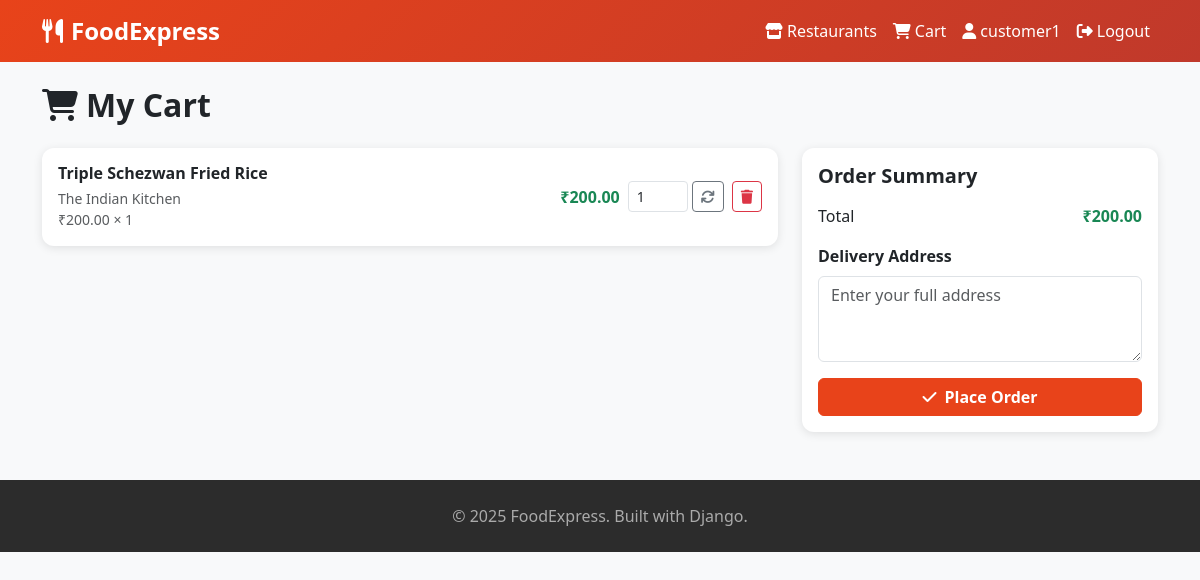
The page /orders/cart/ (signed in) on the database its author committed.
### orders/models.py (models this page shows)
class CartItem(models.Model):
    cart = models.ForeignKey(Cart, on_delete=models.CASCADE, related_name='cart_items')
    food_item = models.ForeignKey(FoodItem, on_delete=models.CASCADE)
    quantity = models.PositiveIntegerField(default=1)
    def get_subtotal(self):
        return self.food_item.price * self.quantity

class Cart(models.Model):
    user = models.OneToOneField(User, on_delete=models.CASCADE)
    created_at = models.DateTimeField(auto_now_add=True)
    def get_total(self):
        return sum(item.get_subtotal() for item in self.cart_items.all())

### restaurants/models.py (models this page shows, shortened)
class FoodItem(models.Model):
    restaurant = models.ForeignKey(Restaurant, on_delete=models.CASCADE, related_name='food_items')
    name = models.CharField(max_length=200)
    description = models.TextField()
    price = models.DecimalField(max_digits=8, decimal_places=2)
    image = models.ImageField(upload_to='food_items/', blank=True)
    is_available = models.BooleanField(default=True)
    category = models.CharField(max_length=100)

class Restaurant(models.Model):
    name = models.CharField(max_length=200)
    description = models.TextField()
    image = models.ImageField(upload_to='restaurants/', blank=True)
    address = models.TextField()
    is_active = models.BooleanField(default=True)
    created_at = models.DateTimeField(auto_now_add=True)

### orders/views.py (the view)
# urls.py: path('cart/', views.cart_view, name='cart'),
@login_required
def cart_view(request):
    cart, created = Cart.objects.get_or_create(user=request.user)
    return render(request, 'orders/cart.html', {'cart': cart})

### templates/orders/cart.html (shortened to what this page needs)
{% extends 'base.html' %}
{% block content %}
<h2 class="fw-bold mb-4"><i class="fas fa-shopping-cart me-2"></i>My Cart</h2>
{% if cart.cart_items.all %}
<div class="row">
    <div class="col-md-8">
        {% for item in cart.cart_items.all %}
        <div class="card mb-3">
            <div class="card-body d-flex justify-content-between align-items-center">
                <div>
                    <h6 class="fw-bold mb-1">{{ item.food_item.name }}</h6>
                    <p class="text-muted small mb-0">{{ item.food_item.restaurant.name }}</p>
                    <p class="text-muted small mb-0">₹{{ item.food_item.price }} × {{ item.quantity }}</p>
                </div>
                <div class="text-end d-flex align-items-center gap-2">
                    <p class="fw-bold text-success mb-0">₹{{ item.get_subtotal }}</p>
                    <form method="POST" action="{% url 'update_cart' item.id %}" class="d-flex align-items-center gap-1">
                        <input type="number" name="quantity" value="{{ item.quantity }}"
                               min="1" max="10" class="form-control form-control-sm" style="width:60px;">
                        <button type="submit" class="btn btn-outline-secondary btn-sm">
                            <i class="fas fa-sync"></i>
                        </button>
                    </form>
                    <a href="{% url 'remove_from_cart' item.id %}" class="btn btn-outline-danger btn-sm">
                        <i class="fas fa-trash"></i>
                    </a>
                </div>
            </div>
        </div>
        {% endfor %}
    </div>
    <div class="col-md-4">
        <div class="card p-3">
            <h5 class="fw-bold mb-3">Order Summary</h5>
            <div class="d-flex justify-content-between mb-3">
                <span>Total</span>
                <span class="fw-bold text-success">₹{{ cart.get_total }}</span>
            </div>
            <form method="POST" action="{% url 'place_order' %}">
                <div class="mb-3">
                    <label class="form-label fw-semibold">Delivery Address</label>
                    <textarea name="delivery_address" class="form-control" rows="3" required
                              placeholder="Enter your full address"></textarea>
                </div>
                <button type="submit" class="btn btn-primary w-100 fw-bold">
                    <i class="fas fa-check me-2"></i>Place Order
                </button>
            </form>
        </div>
    </div>
</div>
{% else %}
<div class="text-center py-5">
    <i class="fas fa-shopping-cart fa-3x text-muted mb-3"></i>
    <p class="text-muted">Your cart is empty.</p>
    <a href="{% url 'restaurant_list' %}" class="btn btn-primary">Browse Restaurants</a>
</div>
{% endif %}
{% endblock %}

### templates/base.html (shortened to what this page needs)
<!DOCTYPE html>
<html lang="en">
<head>
    <link href="https://cdn.jsdelivr.net/npm/bootstrap@5.3.0/dist/css/bootstrap.min.css" rel="stylesheet">
    <link href="https://cdnjs.cloudflare.com/ajax/libs/font-awesome/6.4.0/css/all.min.css" rel="stylesheet">
    {% load static %}
</head>
<body>
<nav class="navbar navbar-expand-lg mb-4">
    <div class="container">
        <a class="navbar-brand fw-bold fs-4" href="{% url 'home' %}">
            <i class="fas fa-utensils me-2"></i>FoodExpress
        </a>
        <div class="collapse navbar-collapse" id="navbarNav">
            <ul class="navbar-nav ms-auto">
                <li class="nav-item">
                    <a class="nav-link" href="{% url 'restaurant_list' %}">
                        <i class="fas fa-store me-1"></i>Restaurants
                    </a>
                </li>
                {% if user.is_authenticated %}
                <li class="nav-item">
                    <a class="nav-link" href="{% url 'cart' %}">
                        <i class="fas fa-shopping-cart me-1"></i>Cart
                    </a>
                </li>
                <li class="nav-item">
                    <a class="nav-link" href="{% url 'dashboard' %}">
                        <i class="fas fa-user me-1"></i>{{ user.username }}
                    </a>
                </li>
                <li class="nav-item">
                    <a class="nav-link" href="{% url 'logout' %}">
                        <i class="fas fa-sign-out-alt me-1"></i>Logout
                    </a>
                </li>
                {% endif %}
            </ul>
        </div>
    </div>
</nav>
<div class="container mb-4">
    {% block content %}{% endblock %}
</div>
<footer class="py-4 mt-5">
    <div class="container text-center">
        <p class="mb-0">© 2025 FoodExpress. Built with Django.</p>
    </div>
</footer>
</body>
</html>

### templates/base.html (style rules this page uses)
body { background-color: #f8f9fa; }
.navbar { background: linear-gradient(135deg, #e8431a, #c0392b); }
.navbar-brand, .nav-link { color: white !important; }
.btn-primary { background-color: #e8431a; border-color: #e8431a; }
.card { border: none; box-shadow: 0 2px 10px rgba(0,0,0,0.1); border-radius: 12px; }
footer { background: #2c2c2c; color: #aaa; }

### rows shown on the page
CartItem: food_item.name "Triple Schezwan Fried Rice", food_item.restaurant.name "The Indian Kitchen", food_item.price "200.00", quantity "1", get_subtotal "200.00"
Cart: get_total "200.00"

### other values the page prints
{{ user.username }} "customer1"
